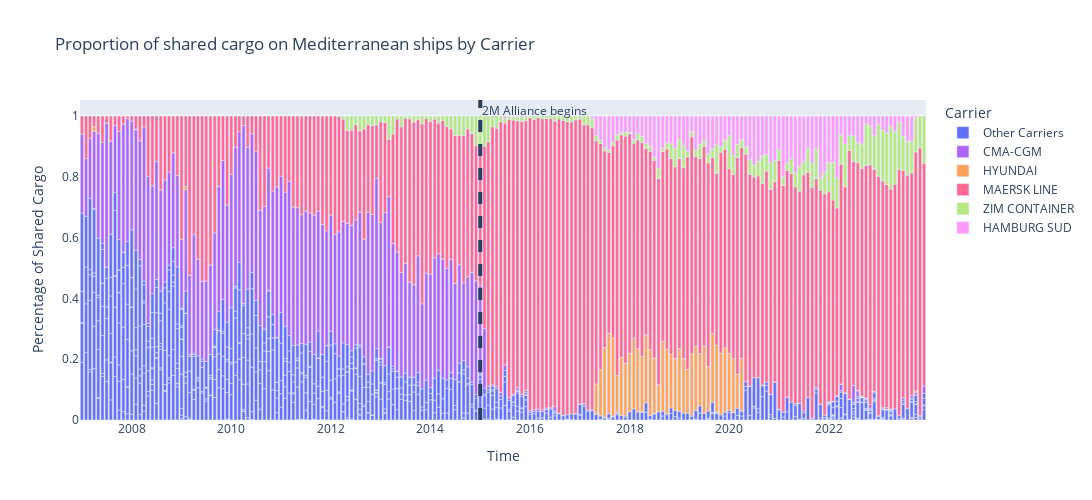

Notebook cell for this chart:
### Code cell
sharing_by_carrier_med(main_lf, 'MSCU', 'Mediterranean')

### Figure 1 — Plotly figure (JSON) as saved in the notebook; plotly's stock layout.template omitted (floating-point values rounded to 4 significant figures; data arrays with more than 128 entries replaced by an {"elided": "..."} marker saying what was removed)
{"data": [{"alignmentgroup": "True", "hovertemplate": "Carrier=Other Carriers<br>Time=%{x}<br>Percentage of Shared Cargo=%{y}<extra></extra>", "legendgroup": "Other Carriers", "marker": {"color": "#636efa", "pattern": {"shape": ""}}, "name": "Other Carriers", "offsetgroup": "Other Carriers", "orientation": "v", "showlegend": true, "textposition": "auto", "type": "bar", "x": {"elided": "947 str values"}, "xaxis": "x", "y": {"elided": "947 float values"}, "yaxis": "y"}, {"alignmentgroup": "True", "hovertemplate": "Carrier=CMA-CGM<br>Time=%{x}<br>Percentage of Shared Cargo=%{y}<extra></extra>", "legendgroup": "CMA-CGM", "marker": {"color": "#ab63fa", "pattern": {"shape": ""}}, "name": "CMA-CGM", "offsetgroup": "CMA-CGM", "orientation": "v", "showlegend": true, "textposition": "auto", "type": "bar", "x": {"elided": "133 str values"}, "xaxis": "x", "y": {"elided": "133 float values"}, "yaxis": "y"}, {"alignmentgroup": "True", "hovertemplate": "Carrier=HYUNDAI<br>Time=%{x}<br>Percentage of Shared Cargo=%{y}<extra></extra>", "legendgroup": "HYUNDAI", "marker": {"color": "#FFA15A", "pattern": {"shape": ""}}, "name": "HYUNDAI", "offsetgroup": "HYUNDAI", "orientation": "v", "showlegend": true, "textposition": "auto", "type": "bar", "x": ["2007-04-01T00:00:00", "2008-02-01T00:00:00", "2009-02-01T00:00:00", "2014-11-01T00:00:00", "2017-05-01T00:00:00", "2017-06-01T00:00:00", "2017-07-01T00:00:00", "2017-08-01T00:00:00", "2017-09-01T00:00:00", "2017-10-01T00:00:00", "2017-11-01T00:00:00", "2017-12-01T00:00:00", "2018-01-01T00:00:00", "2018-02-01T00:00:00", "2018-03-01T00:00:00", "2018-04-01T00:00:00", "2018-05-01T00:00:00", "2018-06-01T00:00:00", "2018-07-01T00:00:00", "2018-08-01T00:00:00", "2018-09-01T00:00:00", "2018-10-01T00:00:00", "2018-11-01T00:00:00", "2018-12-01T00:00:00", "2019-01-01T00:00:00", "2019-02-01T00:00:00", "2019-03-01T00:00:00", "2019-04-01T00:00:00", "2019-05-01T00:00:00", "2019-06-01T00:00:00", "2019-07-01T00:00:00", "2019-08-01T00:00:00", "2019-09-01T00:00:00", "2019-10-01T00:00:00", "2019-11-01T00:00:00", "2019-12-01T00:00:00", "2020-01-01T00:00:00", "2020-02-01T00:00:00", "2020-03-01T00:00:00", "2020-04-01T00:00:00", "2022-01-01T00:00:00", "2022-02-01T00:00:00", "2022-03-01T00:00:00", "2022-04-01T00:00:00", "2022-05-01T00:00:00", "2022-06-01T00:00:00", "2022-07-01T00:00:00", "2022-08-01T00:00:00", "2022-09-01T00:00:00", "2022-10-01T00:00:00", "2022-12-01T00:00:00", "2023-02-01T00:00:00", "2023-10-01T00:00:00"], "xaxis": "x", "y": [0.01531, 0.000846, 0.01122, 0.0004073, 0.09812, 0.1509, 0.2294, 0.2646, 0.2595, 0.1212, 0.1912, 0.1728, 0.1923, 0.2317, 0.2082, 0.1828, 0.2237, 0.216, 0.1822, 0.08925, 0.23, 0.2112, 0.1769, 0.1709, 0.206, 0.1795, 0.1435, 0.201, 0.2107, 0.1719, 0.2215, 0.1462, 0.2259, 0.2207, 0.2035, 0.212, 0.1877, 0.1755, 0.1106, 0.1733, 0.001719, 0.0004199, 0.002422, 0.0006282, 0.0006258, 0.0003392, 0.0003565, 0.00176, 0.0007495, 0.0001172, 0.0001622, 0.0004601, 0.006689], "yaxis": "y"}, {"alignmentgroup": "True", "hovertemplate": "Carrier=MAERSK LINE<br>Time=%{x}<br>Percentage of Shared Cargo=%{y}<extra></extra>", "legendgroup": "MAERSK LINE", "marker": {"color": "#FF6692", "pattern": {"shape": ""}}, "name": "MAERSK LINE", "offsetgroup": "MAERSK LINE", "orientation": "v", "showlegend": true, "textposition": "auto", "type": "bar", "x": {"elided": "204 str values"}, "xaxis": "x", "y": {"elided": "204 float values"}, "yaxis": "y"}, {"alignmentgroup": "True", "hovertemplate": "Carrier=ZIM CONTAINER<br>Time=%{x}<br>Percentage of Shared Cargo=%{y}<extra></extra>", "legendgroup": "ZIM CONTAINER", "marker": {"color": "#B6E880", "pattern": {"shape": ""}}, "name": "ZIM CONTAINER", "offsetgroup": "ZIM CONTAINER", "orientation": "v", "showlegend": true, "textposition": "auto", "type": "bar", "x": {"elided": "142 str values"}, "xaxis": "x", "y": {"elided": "142 float values"}, "yaxis": "y"}, {"alignmentgroup": "True", "hovertemplate": "Carrier=HAMBURG SUD<br>Time=%{x}<br>Percentage of Shared Cargo=%{y}<extra></extra>", "legendgroup": "HAMBURG SUD", "marker": {"color": "#FF97FF", "pattern": {"shape": ""}}, "name": "HAMBURG SUD", "offsetgroup": "HAMBURG SUD", "orientation": "v", "showlegend": true, "textposition": "auto", "type": "bar", "x": ["2015-07-01T00:00:00", "2015-09-01T00:00:00", "2015-10-01T00:00:00", "2015-12-01T00:00:00", "2016-10-01T00:00:00", "2017-04-01T00:00:00", "2017-05-01T00:00:00", "2017-06-01T00:00:00", "2017-07-01T00:00:00", "2017-08-01T00:00:00", "2017-09-01T00:00:00", "2017-10-01T00:00:00", "2017-11-01T00:00:00", "2017-12-01T00:00:00", "2018-01-01T00:00:00", "2018-02-01T00:00:00", "2018-03-01T00:00:00", "2018-04-01T00:00:00", "2018-05-01T00:00:00", "2018-06-01T00:00:00", "2018-07-01T00:00:00", "2018-08-01T00:00:00", "2018-09-01T00:00:00", "2018-10-01T00:00:00", "2018-11-01T00:00:00", "2018-12-01T00:00:00", "2019-01-01T00:00:00", "2019-02-01T00:00:00", "2019-03-01T00:00:00", "2019-04-01T00:00:00", "2019-05-01T00:00:00", "2019-06-01T00:00:00", "2019-07-01T00:00:00", "2019-08-01T00:00:00", "2019-09-01T00:00:00", "2019-10-01T00:00:00", "2019-11-01T00:00:00", "2019-12-01T00:00:00", "2020-01-01T00:00:00", "2020-02-01T00:00:00", "2020-03-01T00:00:00", "2020-04-01T00:00:00", "2020-05-01T00:00:00", "2020-06-01T00:00:00", "2020-07-01T00:00:00", "2020-08-01T00:00:00", "2020-09-01T00:00:00", "2020-10-01T00:00:00", "2020-11-01T00:00:00", "2020-12-01T00:00:00", "2021-01-01T00:00:00", "2021-02-01T00:00:00", "2021-03-01T00:00:00", "2021-04-01T00:00:00", "2021-05-01T00:00:00", "2021-06-01T00:00:00", "2021-07-01T00:00:00", "2021-08-01T00:00:00", "2021-09-01T00:00:00", "2021-10-01T00:00:00", "2021-11-01T00:00:00", "2021-12-01T00:00:00", "2022-01-01T00:00:00", "2022-02-01T00:00:00", "2022-03-01T00:00:00", "2022-04-01T00:00:00", "2022-05-01T00:00:00", "2022-06-01T00:00:00", "2022-07-01T00:00:00", "2022-08-01T00:00:00", "2022-09-01T00:00:00", "2022-10-01T00:00:00", "2022-11-01T00:00:00", "2022-12-01T00:00:00", "2023-01-01T00:00:00", "2023-02-01T00:00:00", "2023-03-01T00:00:00", "2023-04-01T00:00:00", "2023-05-01T00:00:00", "2023-06-01T00:00:00", "2023-07-01T00:00:00", "2023-08-01T00:00:00", "2023-09-01T00:00:00", "2023-10-01T00:00:00"], "xaxis": "x", "y": [0.008266, 0.002673, 0.003097, 0.004239, 0.0003083, 0.007882, 0.0645, 0.07866, 0.1046, 0.1124, 0.08656, 0.06136, 0.05355, 0.05343, 0.05309, 0.07825, 0.05795, 0.06742, 0.08995, 0.09932, 0.1345, 0.1713, 0.1054, 0.08809, 0.09137, 0.1067, 0.07699, 0.09654, 0.1152, 0.05112, 0.1117, 0.09306, 0.08144, 0.1238, 0.1077, 0.09413, 0.1006, 0.07977, 0.06386, 0.1301, 0.09304, 0.0776, 0.102, 0.1435, 0.1609, 0.1485, 0.1316, 0.1268, 0.154, 0.1461, 0.1113, 0.2001, 0.1538, 0.1401, 0.1859, 0.1655, 0.1483, 0.1057, 0.1548, 0.1076, 0.2042, 0.1836, 0.1543, 0.1516, 0.2038, 0.06178, 0.09166, 0.06462, 0.0651, 0.08675, 0.09251, 0.02619, 0.03399, 0.06498, 0.02694, 0.04669, 0.05595, 0.03342, 0.05193, 0.02057, 0.0664, 0.08331, 0.08202, 0.006855], "yaxis": "y"}], "layout": {"annotations": [{"showarrow": false, "text": "2M Alliance begins", "x": 1420099200000, "xanchor": "left", "xref": "x", "y": 1, "yanchor": "top", "yref": "y domain"}], "barmode": "relative", "height": 500, "legend": {"title": {"text": "Carrier"}, "tracegroupgap": 0}, "shapes": [{"line": {"dash": "dash", "width": 4}, "type": "line", "x0": 1420099200000, "x1": 1420099200000, "xref": "x", "y0": 0, "y1": 1, "yref": "y domain"}], "title": {"text": "Proportion of shared cargo on Mediterranean ships by Carrier"}, "width": 1100, "xaxis": {"anchor": "y", "domain": [0, 1], "title": {"text": "Time"}}, "yaxis": {"anchor": "x", "domain": [0, 1], "title": {"text": "Percentage of Shared Cargo"}}}}
